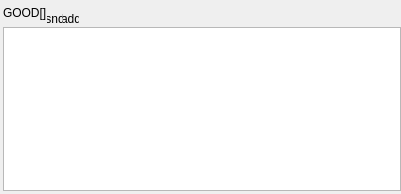
<?xml version="1.0" encoding="UTF-8"?>
<ui version="4.0">
 <class>BallonWindow</class>
 <widget class="QWidget" name="BallonWindow">
  <property name="geometry">
   <rect>
    <x>0</x>
    <y>0</y>
    <width>401</width>
    <height>194</height>
   </rect>
  </property>
  <property name="windowTitle">
   <string>Form</string>
  </property>
  <widget class="QWidget" name="layoutWidget">
   <property name="geometry">
    <rect>
     <x>0</x>
     <y>0</y>
     <width>401</width>
     <height>191</height>
    </rect>
   </property>
   <layout class="QVBoxLayout" name="mainLayout">
    <property name="spacing">
     <number>0</number>
    </property>
    <property name="leftMargin">
     <number>3</number>
    </property>
    <property name="topMargin">
     <number>0</number>
    </property>
    <item>
     <layout class="QVBoxLayout" name="verticalLayout">
      <item>
       <layout class="QHBoxLayout" name="horizontalLayout_2">
        <item>
         <widget class="QLabel" name="labelWord">
          <property name="sizePolicy">
           <sizepolicy hsizetype="Minimum" vsizetype="Preferred">
            <horstretch>0</horstretch>
            <verstretch>0</verstretch>
           </sizepolicy>
          </property>
          <property name="cursor">
           <cursorShape>IBeamCursor</cursorShape>
          </property>
          <property name="text">
           <string>GOOD[]</string>
          </property>
          <property name="textInteractionFlags">
           <set>Qt::LinksAccessibleByMouse|Qt::TextSelectableByKeyboard|Qt::TextSelectableByMouse</set>
          </property>
         </widget>
        </item>
        <item>
         <widget class="PictureButton" name="playButton">
          <property name="sizePolicy">
           <sizepolicy hsizetype="Fixed" vsizetype="Fixed">
            <horstretch>16</horstretch>
            <verstretch>16</verstretch>
           </sizepolicy>
          </property>
          <property name="minimumSize">
           <size>
            <width>16</width>
            <height>27</height>
           </size>
          </property>
          <property name="maximumSize">
           <size>
            <width>16</width>
            <height>16</height>
           </size>
          </property>
          <property name="cursor">
           <cursorShape>PointingHandCursor</cursorShape>
          </property>
          <property name="toolTip">
           <string>发音</string>
          </property>
          <property name="styleSheet">
           <string notr="true">border-style:outset;
</string>
          </property>
          <property name="text">
           <string>snd</string>
          </property>
          <property name="iconSize">
           <size>
            <width>16</width>
            <height>16</height>
           </size>
          </property>
          <property name="autoDefault">
           <bool>false</bool>
          </property>
          <property name="flat">
           <bool>true</bool>
          </property>
         </widget>
        </item>
        <item>
         <widget class="PictureButton" name="addwordButton">
          <property name="sizePolicy">
           <sizepolicy hsizetype="Fixed" vsizetype="Fixed">
            <horstretch>16</horstretch>
            <verstretch>16</verstretch>
           </sizepolicy>
          </property>
          <property name="minimumSize">
           <size>
            <width>16</width>
            <height>27</height>
           </size>
          </property>
          <property name="maximumSize">
           <size>
            <width>16</width>
            <height>16</height>
           </size>
          </property>
          <property name="cursor">
           <cursorShape>PointingHandCursor</cursorShape>
          </property>
          <property name="toolTip">
           <string>添加进单词库</string>
          </property>
          <property name="styleSheet">
           <string notr="true">border-style:outset;</string>
          </property>
          <property name="text">
           <string>add</string>
          </property>
          <property name="iconSize">
           <size>
            <width>16</width>
            <height>16</height>
           </size>
          </property>
          <property name="autoDefault">
           <bool>false</bool>
          </property>
          <property name="flat">
           <bool>true</bool>
          </property>
         </widget>
        </item>
        <item>
         <spacer name="horizontalSpacer">
          <property name="orientation">
           <enum>Qt::Horizontal</enum>
          </property>
          <property name="sizeHint" stdset="0">
           <size>
            <width>40</width>
            <height>20</height>
           </size>
          </property>
         </spacer>
        </item>
        <item>
         <widget class="QLabel" name="hintinfo">
          <property name="layoutDirection">
           <enum>Qt::LeftToRight</enum>
          </property>
          <property name="styleSheet">
           <string notr="true">color: rgb(255, 0, 0);</string>
          </property>
          <property name="text">
           <string/>
          </property>
          <property name="alignment">
           <set>Qt::AlignRight|Qt::AlignTrailing|Qt::AlignVCenter</set>
          </property>
         </widget>
        </item>
       </layout>
      </item>
     </layout>
    </item>
    <item>
     <widget class="QTextBrowser" name="wordInfo">
      <property name="cursor" stdset="0">
       <cursorShape>IBeamCursor</cursorShape>
      </property>
      <property name="autoFillBackground">
       <bool>false</bool>
      </property>
      <property name="styleSheet">
       <string notr="true"/>
      </property>
      <property name="frameShape">
       <enum>QFrame::StyledPanel</enum>
      </property>
     </widget>
    </item>
   </layout>
  </widget>
 </widget>
 <customwidgets>
  <customwidget>
   <class>PictureButton</class>
   <extends>QPushButton</extends>
   <header location="global">picturebutton.h</header>
  </customwidget>
 </customwidgets>
 <resources/>
 <connections/>
</ui>
